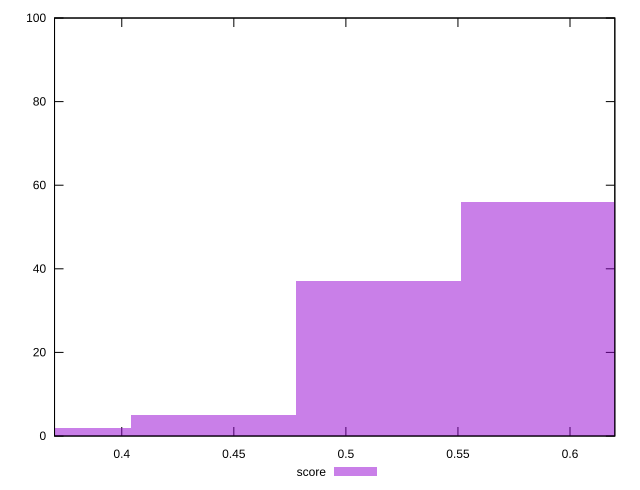

Write the gnuplot code that produced this figure.
reset

$score <<EOF
0.4410579965765588 5
0.514567662672652 37
0.5880773287687451 56
0.36754833048046565 2
EOF

set key outside below
set boxwidth 0.07350966609609313
set xrange [0.37:0.62]
set yrange [0:100]
set trange [0:100]
set style fill transparent solid 0.5 noborder
set terminal svg size 640, 490 enhanced background rgb 'white'
set output "report_00009_2021-02-08T22-37-41.559Z/mainthread-work-breakdown/samples/pages/score/histogram.svg"

plot $score title "score" with boxes

reset
